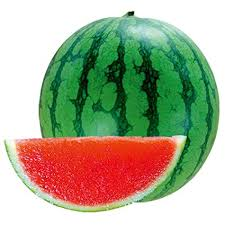
#> input picture Day-10##Classification/dataset/melon/1.jpg, 225 x 225 px
$ jupyter execute --allow-errors ImageClassifier.ipynb   (shell and % lines are left out)
#> lines starting #> are read from the running program, lines starting #| are printed output that depends on the picture; after the words box and inside, x2 and y2 are one past the last pixel; in counts of white or black regions, pixels touching at a corner belong together; long printed decimals are rounded
[cell 1]
from matplotlib import pyplot as plt
import cv2
import numpy as np

[cell 2]
img = cv2.imread('dataset/melon/1.jpg',0)
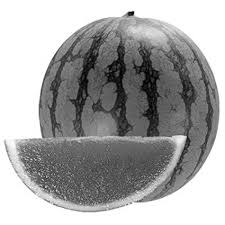
#> img: shape (225, 225); min 0, max 255, mean 166.4
plt.imshow(img, cmap='gray')
plt.show()
print(img)
#> (printed output is left out)
print(img.shape)
#| (225, 225)

[cell 3]
ret, img_bw = cv2.threshold(img,127,255,cv2.THRESH_BINARY)
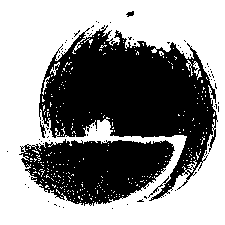
#> img_bw: shape (225, 225); 55.9% white; 78 black regions (74 under 20 px), largest, box (x1, y1, x2, y2) and area: (39, 25, 218, 201) 15155, (19, 139, 175, 206) 6925, (40, 121, 46, 138) 43, (126, 11, 134, 17) 30
print(img_bw)
#> (printed output is left out)
plt.imshow(img_bw, cmap='gray')
plt.show()

[cell 4]
img = cv2.imread('dataset/melon/1.jpg')
#> img is the input picture: shape (225, 225, 3); mean B, G, R 143.6, 171, 166
plt.imshow(img, cmap='gray')
plt.show()
print(img)
#> (printed output is left out)
print(img.shape)
#| (225, 225, 3)
print(np.mean(img,axis=(0,1)))
#| [143.620 170.962 166.031]

[cell 5]
import os
import cv2
import numpy as np

x = []
basePath = './dataset/'
for folder in os.scandir(basePath):
    if folder.is_dir():
        for file in os.scandir(folder):
            img = cv2.imread(file.path)
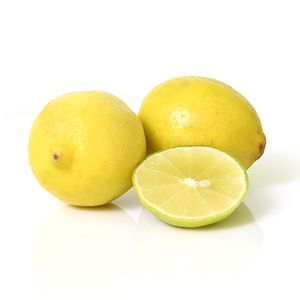
#> input picture Day-10##Classification/dataset/lemon/30001186-3_1-fresho-lemon.jpg, 300 x 300 px
#> img is the input picture: shape (300, 300, 3); mean B, G, R 201, 240.6, 247.8
            features = np.mean(img,axis=(0,1)).tolist()
#> features = [201, 240.6, 247.8]
            features.append(folder.name)
            x.append(features)

print(x)

[cell 6]
import pandas as pd

data = pd.DataFrame(x, columns=['R','G','B','class'])
data.to_csv('fruits.csv', index= False)

[cell 7]
data = pd.read_csv('fruits.csv')
#> (reads Day-10##Classification/fruits.csv from the repository)
lx = data[data['class'] == 'lemon']
mx = data[data['class'] == 'melon']
print(lx,mx)

## SVM

[cell 8]
from sklearn.model_selection import train_test_split

x = data.iloc[:,:-1].values
y = data.iloc[:,-1].values

[cell 9]
from sklearn.preprocessing import LabelEncoder

encoder = LabelEncoder()
y_encoded = encoder.fit_transform(y)

[cell 10]
x_train, x_test, y_train, y_test = train_test_split(x, y_encoded, test_size=0.33, random_state=42)

[cell 11]
from sklearn.svm import SVC

clf = SVC(kernel='linear')
#> (the rest of this cell did not finish here and is left out)

[cell 12]
from sklearn.metrics import accuracy_score, confusion_matrix, classification_report

#> (the rest of this cell did not finish here and is left out)

[cell 13]
from PIL import Image
import matplotlib.pyplot as plt

image=input("Enter image path : ")
#> the answer given: dataset/melon/1.jpg
